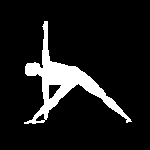
#> input picture Lab Practice set 3/input3.bmp, 150 x 150 px
$ jupyter execute --allow-errors IIT2019173_Practice_set_3.ipynb
#> lines starting #> are read from the running program, lines starting #| are printed output that depends on the picture; after the words box and inside, x2 and y2 are one past the last pixel; in counts of white or black regions, pixels touching at a corner belong together
#Sankalp Rajendran
##IIT2019173

##Question1

###Erosion

[cell 1]
import cv2
import numpy as np
import matplotlib.pyplot as plt
def erode(img1,k):
    #Acquire size of the image
    m,n= img1.shape
    # Define the structuring element
    SE= np.ones((k,k), dtype=np.uint8)
    constant= (k-1)//2
    #Define new image
    imgErode= np.zeros((m,n), dtype=np.uint8)
    #Erosion without using inbuilt cv2 function for morphology
    for i in range(constant, m-constant):
        for j in range(constant,n-constant):
            temp= img1[i-constant:i+constant+1, j-constant:j+constant+1]
            product= temp*SE
            imgErode[i,j]= np.min(product)

    plt.imshow(imgErode,cmap='gray',vmin=0,vmax=255)
    plt.show
    return imgErode
def dilate(img1,k):
    m,n= img1.shape

    # Define the structuring element
    SE= np.ones((k,k), dtype=np.uint8)
    constant= (k-1)//2
    #Define new image
    imgDilate= np.zeros((m,n), dtype=np.uint8)
    #Erosion without using inbuilt cv2 function for morphology
    for i in range(constant, m-constant):
        for j in range(constant,n-constant):
            temp= img1[i-constant:i+constant+1, j-constant:j+constant+1]
            product= temp*SE
            imgDilate[i,j]= np.max(product)
    plt.imshow(imgDilate,cmap='gray',vmin=0,vmax=255)
    plt.show
    return imgDilate

[cell 2]
img1=cv2.imread("input3.bmp",0)
#> img1: shape (150, 150); 10.5% white; 1 white region, box (x1, y1, x2, y2) and area: (24, 21, 132, 124) 2358
plt.imshow(img1,cmap='gray',vmin=0,vmax=255)
plt.show

[cell 3]
erode(img1,5)
#> after the loop in erode, `for i in range(constant, m-constant):`: imgErode: shape (150, 150); 5.1% white; 3 white regions (1 under 20 px), largest, box (x1, y1, x2, y2) and area: (27, 41, 104, 112) 1111, (105, 98, 118, 110) 33

[cell 4]
dilate(img1,5)
#> after the loop in dilate, `for i in range(constant, m-constant):`:
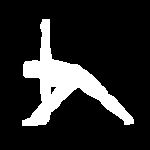
#> imgDilate: shape (150, 150); 16% white; 1 white region, box (x1, y1, x2, y2) and area: (22, 19, 134, 126) 3597

[cell 5]
eroded = erode(img1,3)
#> call 2 of erode, with k = 3
#> after the loop in erode (call 2), `for i in range(constant, m-constant):`:
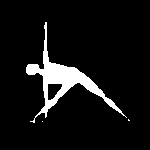
#> imgErode: shape (150, 150); 7.6% white; 3 white regions (2 under 20 px), largest, box (x1, y1, x2, y2) and area: (26, 22, 127, 123) 1708
dilated = dilate(eroded,3)
#> after the loop in dilate (call 2), `for i in range(constant, m-constant):`: imgDilate: shape (150, 150); 10.3% white; 2 white regions (1 under 20 px), largest, box (x1, y1, x2, y2) and area: (25, 21, 131, 124) 2314
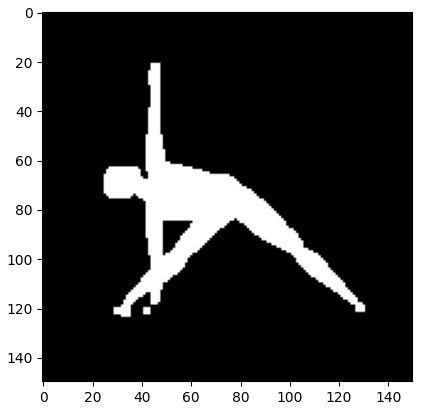
#> figure drawn by matplotlib, 1 panel

[cell 6]
dilated = dilate(img1,11)
#> call 3 of dilate, with k = 11
#> after the loop in dilate (call 3), `for i in range(constant, m-constant):`:
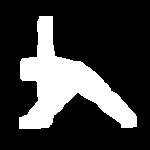
#> imgDilate: shape (150, 150); 23.6% white; 1 white region, box (x1, y1, x2, y2) and area: (19, 16, 137, 129) 5307
eroded = erode(dilated,11)
#> call 3 of erode, with k = 11
#> after the loop in erode (call 3), `for i in range(constant, m-constant):`:
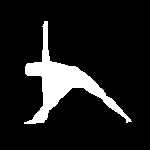
#> imgErode: shape (150, 150); 11.4% white; 1 white region, box (x1, y1, x2, y2) and area: (24, 21, 132, 124) 2557

[cell 7]
img2=cv2.imread("input4.bmp",0)
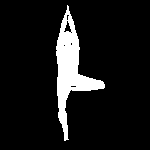
#> input picture Lab Practice set 3/input4.bmp, 150 x 150 px
#> img2: shape (150, 150); 9.4% white; 1 white region, box (x1, y1, x2, y2) and area: (56, 5, 105, 141) 2118
plt.imshow(img2,cmap='gray',vmin=0,vmax=255)
plt.show

[cell 8]
erode(img2,3)
#> call 4 of erode, with k = 3
#> after the loop in erode (call 4), `for i in range(constant, m-constant):`:
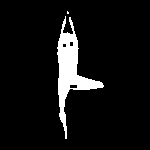
#> imgErode: shape (150, 150); 7.3% white; 2 white regions (1 under 20 px), largest, box (x1, y1, x2, y2) and area: (57, 16, 104, 139) 1635

[cell 9]
dilate(img2,3)
#> call 4 of dilate, with k = 3
#> after the loop in dilate (call 4), `for i in range(constant, m-constant):`:
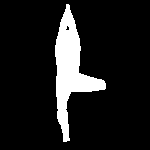
#> imgDilate: shape (150, 150); 11.4% white; 1 white region, box (x1, y1, x2, y2) and area: (55, 4, 106, 142) 2555

[cell 10]
eroded = erode(img2,3)
dilated = dilate(eroded,3)
#> after the loop in dilate (call 5), `for i in range(constant, m-constant):`: imgDilate: shape (150, 150); 9.3% white; 1 white region, box (x1, y1, x2, y2) and area: (56, 10, 105, 140) 2100

[cell 11]
dilated = dilate(img2,3)
eroded = erode(dilated,3)
#> after the loop in erode (call 6), `for i in range(constant, m-constant):`:
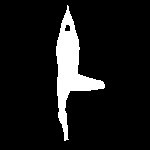
#> imgErode: shape (150, 150); 9.5% white; 1 white region, box (x1, y1, x2, y2) and area: (56, 5, 105, 141) 2147

##Question 2(hit and miss)

[cell 12]
img= cv2.imread("input5.bmp",0)
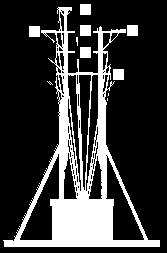
#> input picture Lab Practice set 3/input5.bmp, 167 x 253 px
#> img: shape (253, 167); 22.4% white; 11 white regions (4 under 20 px), largest, box (x1, y1, x2, y2) and area: (3, 7, 160, 247) 8710, (80, 4, 91, 15) 121, (80, 25, 91, 36) 121
m,n = img.shape
#> m = 253; n = 167
imgc = np.zeros([m, n])
#taking complement of image
for i in range(m):
    for j in range(n):
        imgc[i,j] = ~img[i,j]


#performing erosion on image
#> (the rest of this cell did not finish here and is left out)

##Question 3

###Thickening

[cell 13]
img= cv2.imread("input3.bmp",0)

m,n = img.shape
#> m = 150; n = 150

imgc = np.zeros([m, n])
thin = np.zeros([m,n])

#taking complement of image
for i in range(m):
    for j in range(n):
        imgc[i,j] = ~img[i,j]


img1 = imgc.copy()

#> (the rest of this cell did not finish here and is left out)

[cell 14]
img= cv2.imread("input4.bmp",0)

m,n = img.shape

imgc = np.zeros([m, n])
thin = np.zeros([m,n])

#taking complement of image
for i in range(m):
    for j in range(n):
        imgc[i,j] = ~img[i,j]

img1 = imgc.copy()

#> (the rest of this cell did not finish here and is left out)
